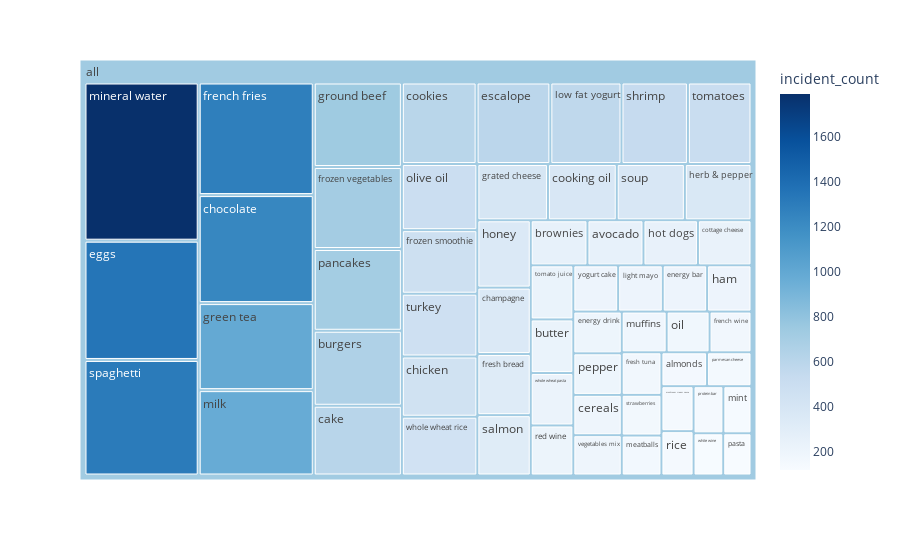

Notebook cell for this chart:
### Code cell
# Otra forma de visualizar (table heatmap usando plotly)
fig = px.treemap(df_table.head(60),  
                 path                   = ['all', "items"],
                 values                 = 'incident_count',
                 color                  = 'incident_count',
                 hover_data             = ['items'],
                 color_continuous_scale = 'blues',  # Se puede usar "Blues", "blues" o "viridis"
                )
fig.show()

### Figure 1 — Plotly figure (JSON) as saved in the notebook; plotly's stock layout.template omitted (floating-point values rounded to 4 significant figures)
{"data": [{"branchvalues": "total", "customdata": [["almonds", 153], ["avocado", 250], ["brownies", 253], ["burgers", 654], ["butter", 226], ["cake", 608], ["cereals", 193], ["champagne", 351], ["chicken", 450], ["chocolate", 1230], ["cookies", 603], ["cooking oil", 383], ["cottage cheese", 239], ["eggs", 1348], ["energy bar", 203], ["energy drink", 200], ["escalope", 595], ["french fries", 1282], ["french wine", 169], ["fresh bread", 323], ["fresh tuna", 167], ["frozen smoothie", 475], ["frozen vegetables", 715], ["grated cheese", 393], ["green tea", 991], ["ground beef", 737], ["ham", 203], ["herb & pepper", 371], ["honey", 356], ["hot dogs", 243], ["light mayo", 204], ["low fat yogurt", 574], ["meatballs", 157], ["milk", 972], ["mineral water", 1788], ["mint", 131], ["muffins", 181], ["mushroom cream sauce", 143], ["oil", 173], ["olive oil", 494], ["pancakes", 713], ["parmesan cheese", 149], ["pasta", 118], ["pepper", 199], ["protein bar", 139], ["red wine", 211], ["rice", 141], ["salmon", 319], ["shrimp", 536], ["soup", 379], ["spaghetti", 1306], ["strawberries", 160], ["tomato juice", 228], ["tomatoes", 513], ["turkey", 469], ["vegetables mix", 193], ["white wine", 124], ["whole wheat pasta", 221], ["whole wheat rice", 439], ["yogurt cake", 205], ["(?)", 731.0]], "domain": {"x": [0, 1], "y": [0, 1]}, "hovertemplate": "labels=%{label}<br>incident_count_sum=%{value}<br>parent=%{parent}<br>id=%{id}<br>items=%{customdata[0]}<br>incident_count=%{color}<extra></extra>", "ids": ["all/almonds", "all/avocado", "all/brownies", "all/burgers", "all/butter", "all/cake", "all/cereals", "all/champagne", "all/chicken", "all/chocolate", "all/cookies", "all/cooking oil", "all/cottage cheese", "all/eggs", "all/energy bar", "all/energy drink", "all/escalope", "all/french fries", "all/french wine", "all/fresh bread", "all/fresh tuna", "all/frozen smoothie", "all/frozen vegetables", "all/grated cheese", "all/green tea", "all/ground beef", "all/ham", "all/herb & pepper", "all/honey", "all/hot dogs", "all/light mayo", "all/low fat yogurt", "all/meatballs", "all/milk", "all/mineral water", "all/mint", "all/muffins", "all/mushroom cream sauce", "all/oil", "all/olive oil", "all/pancakes", "all/parmesan cheese", "all/pasta", "all/pepper", "all/protein bar", "all/red wine", "all/rice", "all/salmon", "all/shrimp", "all/soup", "all/spaghetti", "all/strawberries", "all/tomato juice", "all/tomatoes", "all/turkey", "all/vegetables mix", "all/white wine", "all/whole wheat pasta", "all/whole wheat rice", "all/yogurt cake", "all"], "labels": ["almonds", "avocado", "brownies", "burgers", "butter", "cake", "cereals", "champagne", "chicken", "chocolate", "cookies", "cooking oil", "cottage cheese", "eggs", "energy bar", "energy drink", "escalope", "french fries", "french wine", "fresh bread", "fresh tuna", "frozen smoothie", "frozen vegetables", "grated cheese", "green tea", "ground beef", "ham", "herb & pepper", "honey", "hot dogs", "light mayo", "low fat yogurt", "meatballs", "milk", "mineral water", "mint", "muffins", "mushroom cream sauce", "oil", "olive oil", "pancakes", "parmesan cheese", "pasta", "pepper", "protein bar", "red wine", "rice", "salmon", "shrimp", "soup", "spaghetti", "strawberries", "tomato juice", "tomatoes", "turkey", "vegetables mix", "white wine", "whole wheat pasta", "whole wheat rice", "yogurt cake", "all"], "marker": {"coloraxis": "coloraxis", "colors": [153, 250, 253, 654, 226, 608, 193, 351, 450, 1230, 603, 383, 239, 1348, 203, 200, 595, 1282, 169, 323, 167, 475, 715, 393, 991, 737, 203, 371, 356, 243, 204, 574, 157, 972, 1788, 131, 181, 143, 173, 494, 713, 149, 118, 199, 139, 211, 141, 319, 536, 379, 1306, 160, 228, 513, 469, 193, 124, 221, 439, 205, 731.0]}, "name": "", "parents": ["all", "all", "all", "all", "all", "all", "all", "all", "all", "all", "all", "all", "all", "all", "all", "all", "all", "all", "all", "all", "all", "all", "all", "all", "all", "all", "all", "all", "all", "all", "all", "all", "all", "all", "all", "all", "all", "all", "all", "all", "all", "all", "all", "all", "all", "all", "all", "all", "all", "all", "all", "all", "all", "all", "all", "all", "all", "all", "all", "all", ""], "type": "treemap", "values": [153, 250, 253, 654, 226, 608, 193, 351, 450, 1230, 603, 383, 239, 1348, 203, 200, 595, 1282, 169, 323, 167, 475, 715, 393, 991, 737, 203, 371, 356, 243, 204, 574, 157, 972, 1788, 131, 181, 143, 173, 494, 713, 149, 118, 199, 139, 211, 141, 319, 536, 379, 1306, 160, 228, 513, 469, 193, 124, 221, 439, 205, 25943]}], "layout": {"coloraxis": {"colorbar": {"title": {"text": "incident_count"}}, "colorscale": [[0, "rgb(247,251,255)"], [0.125, "rgb(222,235,247)"], [0.25, "rgb(198,219,239)"], [0.375, "rgb(158,202,225)"], [0.5, "rgb(107,174,214)"], [0.625, "rgb(66,146,198)"], [0.75, "rgb(33,113,181)"], [0.875, "rgb(8,81,156)"], [1, "rgb(8,48,107)"]]}, "legend": {"tracegroupgap": 0}, "margin": {"t": 60}}}
